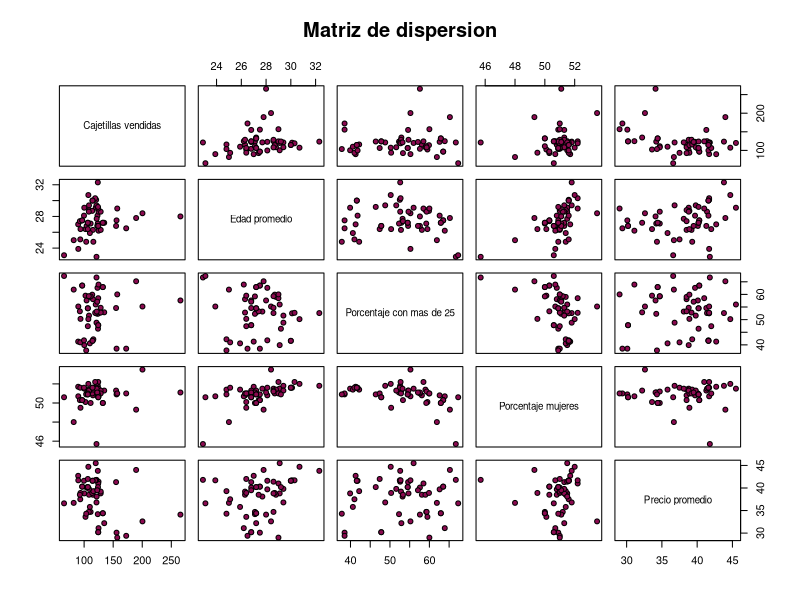
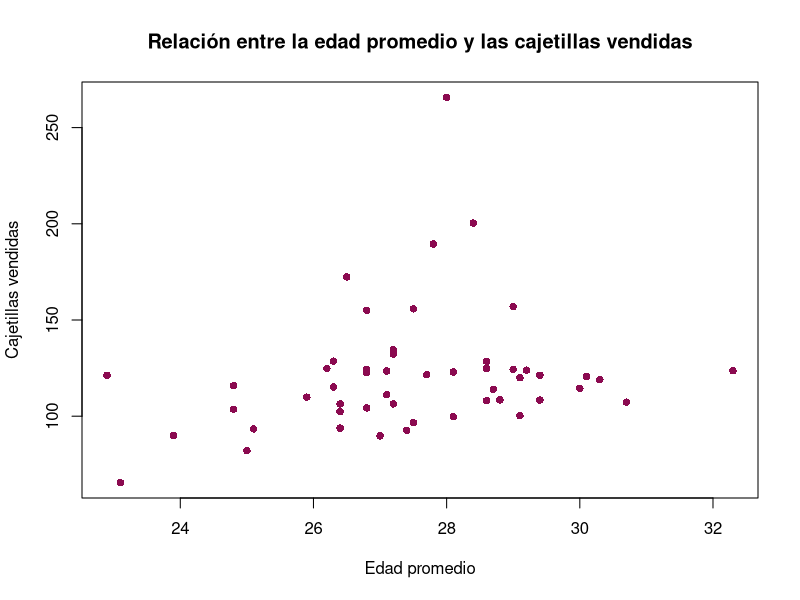
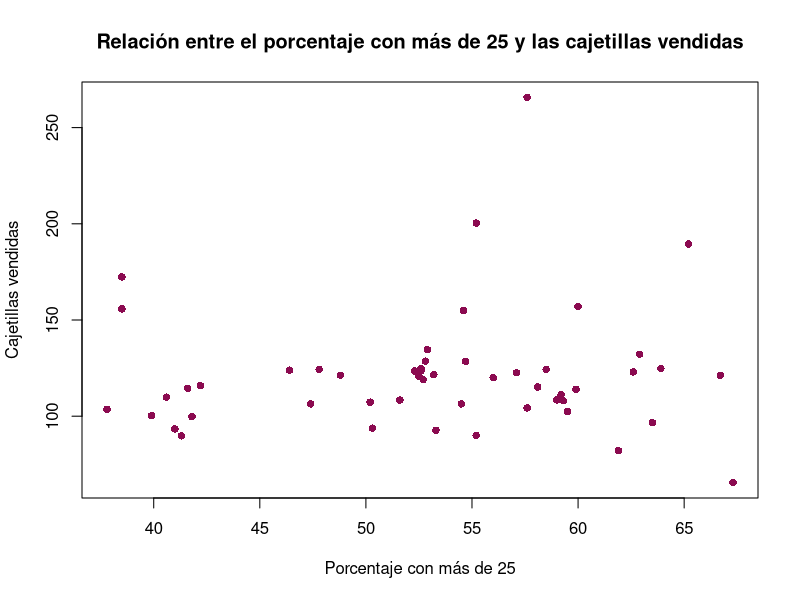
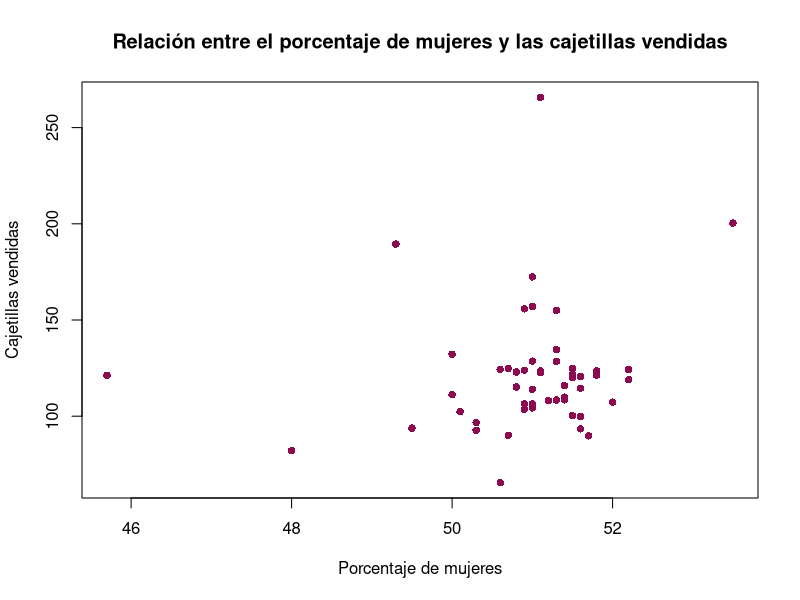
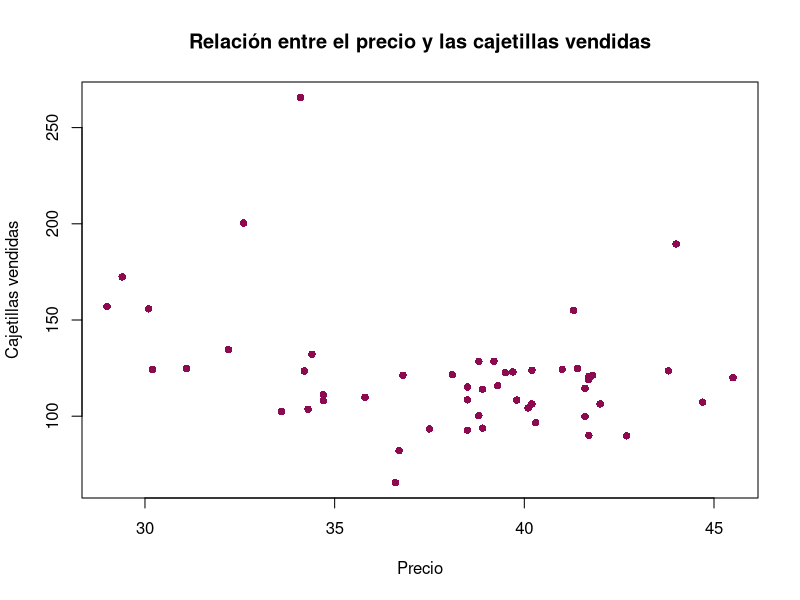

The R script that drew these images, in order: (Note: this script raises an error after producing the figures.)
## ---- chunk 1
cigarros=read.table("datos cigarros.csv",sep=",",header=TRUE)
attach(cigarros)
## ---- chunk 2
head(cigarros)
## ---- chunk 3
summary(cigarros)
## ---- chunk 4

cigarrosvars=data.frame(cigarros$SCIG,cigarros$AGE,cigarros$ED,cigarros$PERFEM,cigarros$PRICE)
cor(cigarrosvars)
pairs(cigarrosvars,main="Matriz de dispersion",labels=c("Cajetillas vendidas", "Edad promedio", "Porcentaje con mas de 25", "Porcentaje mujeres", "Precio promedio"),pch=21,bg="deeppink4")
## ---- chunk 5
plot(cigarros$AGE,cigarros$SCIG,type = "p",col="deeppink4",pch=16,
xlab="Edad promedio", ylab="Cajetillas vendidas",
main= "Relación entre la edad promedio y las cajetillas vendidas")
## ---- chunk 6
plot(cigarros$ED,cigarros$SCIG,type = "p",col="deeppink4",pch=16,
xlab="Porcentaje con más de 25", ylab="Cajetillas vendidas",
main= "Relación entre el porcentaje con más de 25 y las cajetillas vendidas")
## ---- chunk 7
plot(cigarros$PERFEM,cigarros$SCIG,type = "p",col="deeppink4",pch=16,
xlab="Porcentaje de mujeres", ylab="Cajetillas vendidas",
main= "Relación entre el porcentaje de mujeres y las cajetillas vendidas")
## ---- chunk 8
plot(cigarros$PRICE,cigarros$SCIG,type = "p",col="deeppink4",pch=16,
xlab="Precio", ylab="Cajetillas vendidas",
main= "Relación entre el precio y las cajetillas vendidas")
## ---- chunk 9
cor(cigarros)
## ---- chunk 10
modeloini=lm(SCIG~AGE+ED+PERFEM+PRICE, data=cigarros) 
summary(modeloini)
## ---- chunk 11
modelo_backward_AIC=stepAIC(modeloini,direction = "backward")
## ---- chunk 12
summary(modelo_backward_AIC)
## ---- chunk 13
anova(modelo_backward_AIC)
## ---- chunk 14
modelo_refinado=lm(SCIG~0+AGE+PRICE,cigarros)
summary(modelo_refinado)
## ---- chunk 15
qqnorm(rstandard(modelo_refinado),ylim = c(-2,2),xlim = c(-2,2))
qqline(rstandard(modelo_refinado),distribution = qnorm,col="deeppink4")
## ---- chunk 16
lillie.test(rstandard(modelo_refinado))
## ---- chunk 17
plot(cigarros$AGE,rstandard(modelo_refinado),ylim = c(-3,3),col="deeppink4",pch=16,xlab="cajetillas vendidas", ylab="Errores estandarizados" ) 

abline(a=0,b=0,col="blue")

## ---- chunk 18
plot(cigarros$PRICE,rstandard(modelo_refinado),ylim = c(-3,3),col="deeppink4",pch=16,xlab="cajetillas vendidas", ylab="Errores estandarizados" ) 

abline(a=0,b=0,col="blue")

## ---- chunk 19
plot(modelo_refinado$fitted.values,rstandard(modelo_refinado),ylim = c(-3,3),col="deeppink4",pch=16,xlab="Valores Ajustados", ylab="Errores estandarizados" ) 

abline(a=0,b=0,col="blue")

abline(a=-2,b=0,col="green4")

abline(a=2,b=0,col="green4")
## ---- chunk 20
dataset=data.frame(cigarros$AGE,cigarros$PRICE,cigarros$SCIG)
mode1=VAR(dataset,p=1)
whites.htest(mode1)
## ---- chunk 21
X1=scale(cigarros[,-5])

A=t(X1)%*%X1

kappa=max(eigen(A)$values)/min(eigen(A)$values)
kappa
